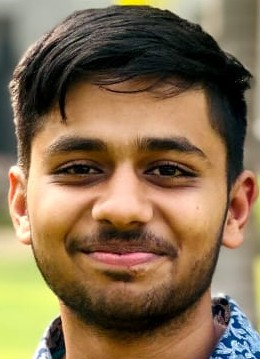
#> input picture STYLEAURA_1/skin-tone-detection/test_images/face1.jpg, 260 x 359 px; its folder holds only this picture in this run
$ python test_multiple_images.py
#> lines starting #> are read from the running program, lines starting #| are printed output that depends on the picture
### STYLEAURA_1/skin-tone-detection/src/skin_tone_detector.py
"""
Skin Tone Detection Pipeline
============================
This script:
1. Loads a face image
2. Detects the face region using OpenCV Haar Cascade
3. Extracts skin pixels using the trained ML model
4. Classifies skin tone as Light/Medium/Dark
5. Displays the result
"""

import cv2
import numpy as np
import pickle
import pandas as pd
from pathlib import Path
import warnings
warnings.filterwarnings('ignore')  # Suppress sklearn warnings for cleaner output


class SkinToneDetector:
    """
    A class to detect skin tone from face images.
    """

    def __init__(self, model_path="models/skin_classifier.pkl"):
        """
        Initialize the detector by loading the trained model.

        Args:
            model_path: Path to the trained skin classifier model
        """
        # Load the trained model
        with open(model_path, "rb") as f:
            self.model = pickle.load(f)

        # Initialize OpenCV Haar Cascade face detection
        # This is built-in with OpenCV, no extra dependencies needed
        cascade_path = cv2.data.haarcascades + 'haarcascade_frontalface_default.xml'
        self.face_cascade = cv2.CascadeClassifier(cascade_path)

        if self.face_cascade.empty():
            raise RuntimeError("Could not load Haar Cascade classifier. OpenCV installation may be incomplete.")

        print("[OK] Skin Tone Detector initialized successfully!")

    def detect_face(self, image):
        """
        Detect face region in the image using OpenCV Haar Cascade.

        Args:
            image: Input image (BGR format from OpenCV)

        Returns:
            face_region: Cropped face region (BGR format)
            face_bbox: Bounding box coordinates (x, y, width, height)
        """
        # Convert to grayscale for face detection
        gray = cv2.cvtColor(image, cv2.COLOR_BGR2GRAY)

        # Detect faces using Haar Cascade
        faces = self.face_cascade.detectMultiScale(
            gray,
            scaleFactor=1.1,      # Scale factor for image pyramid
            minNeighbors=5,       # Minimum neighbors for detection
            minSize=(30, 30)      # Minimum face size
        )

        if len(faces) == 0:
            raise ValueError("No face detected in the image! Try a different image with a clearer face.")

        # Use the largest detected face (most likely the main subject)
        faces = sorted(faces, key=lambda f: f[2] * f[3], reverse=True)
        x, y, width, height = faces[0]

        # Get image dimensions for bounds checking
        h, w = image.shape[:2]

        # Ensure coordinates are within image bounds
        x = max(0, x)
        y = max(0, y)
        width = min(width, w - x)
        height = min(height, h - y)

        # Crop face region
        face_region = image[y:y+height, x:x+width]

        print(f"[OK] Face detected at: x={x}, y={y}, width={width}, height={height}")

        return face_region, (x, y, width, height)

    def extract_skin_pixels(self, face_image):
        """
        Extract skin pixels from face region using the trained ML model.

        Args:
            face_image: Face region image (BGR format)

        Returns:
            skin_pixels: Array of skin pixel RGB values
        """
        # Convert BGR to RGB (OpenCV uses BGR, but our model was trained on RGB)
        rgb_image = cv2.cvtColor(face_image, cv2.COLOR_BGR2RGB)

        # Reshape image to list of pixels
        pixels = rgb_image.reshape(-1, 3)

        # Convert entire RGB image to HSV at once (much faster than pixel-by-pixel)
        # Reshape back to image shape for cv2.cvtColor, then reshape again
        hsv_image = cv2.cvtColor(rgb_image, cv2.COLOR_RGB2HSV)
        hsv_pixels = hsv_image.reshape(-1, 3)

        # Convert to DataFrame to match training format (prevents sklearn warnings)
        hsv_df = pd.DataFrame(hsv_pixels, columns=['H', 'S', 'V'])

        # Predict which pixels are skin (label 1 = skin, 2 = non-skin)
        predictions = self.model.predict(hsv_df)

        # Extract only skin pixels (where prediction == 1)
        skin_mask = predictions == 1
        skin_pixels = pixels[skin_mask]

        print(f"[OK] Extracted {len(skin_pixels)} skin pixels from {len(pixels)} total pixels")

        return skin_pixels

    def classify_skin_tone(self, skin_pixels):
        """
        Classify skin tone as Light, Medium, or Dark using improved multi-feature approach.

        IMPROVEMENTS:
        1. Uses all HSV features (H, S, V) instead of just brightness
        2. Weighted scoring system for better accuracy
        3. Improved confidence calculation based on feature consistency

        Args:
            skin_pixels: Array of skin pixel RGB values

        Returns:
            tone: String classification ("Light", "Medium", or "Dark")
            confidence: Confidence score (0-1)
            avg_v: Average brightness value for reference
        """
        if len(skin_pixels) == 0:
            raise ValueError("No skin pixels found!")

        # Convert skin pixels to HSV efficiently
        num_pixels = len(skin_pixels)
        rgb_reshaped = skin_pixels.reshape(1, num_pixels, 3).astype(np.uint8)
        hsv_reshaped = cv2.cvtColor(rgb_reshaped, cv2.COLOR_RGB2HSV)
        hsv_values = hsv_reshaped.reshape(num_pixels, 3)

        # Extract all HSV features
        h_values = hsv_values[:, 0]  # Hue (0-179)
        s_values = hsv_values[:, 1]  # Saturation (0-255)
        v_values = hsv_values[:, 2]  # Value/Brightness (0-255)

        # Calculate statistics
        avg_h = np.mean(h_values)
        avg_s = np.mean(s_values)
        avg_v = np.mean(v_values)
        std_v = np.std(v_values)  # Standard deviation for consistency check

        # IMPROVED CLASSIFICATION: Multi-feature weighted scoring

        # Score for each category (higher = more likely)
        light_score = 0
        medium_score = 0
        dark_score = 0

        # 1. PRIMARY FEATURE: Brightness (V) - 70% weight
        # Use overlapping ranges for better boundary handling
        # Light: V > 175 (with transition zone 175-190)
        # Medium: 90 <= V <= 190 (wider range with transitions)
        # Dark: V < 110 (with transition zone 90-110)

        # Light scoring (V > 175, peak at V > 190)
        if avg_v > 175:
            if avg_v > 190:
                light_score += 0.7 * 1.0  # Clearly light
            else:
                # Transition zone 175-190: decreasing light score
                light_score += 0.7 * ((avg_v - 175) / 15)
                # Also give some medium score in transition
                medium_score += 0.7 * ((190 - avg_v) / 15) * 0.6

        # Medium scoring (90 <= V <= 190, peak at V = 145)
        if 90 <= avg_v <= 190:
            if 120 <= avg_v <= 170:
                # Core medium range (peak at 145)
                medium_score += 0.7 * (1.0 - abs(avg_v - 145) / 50)
            elif avg_v < 120:
                # Lower transition (90-120)
                medium_score += 0.7 * ((avg_v - 90) / 30)
            elif 170 < avg_v <= 190:
                # Upper transition (170-190) - also give medium score
                medium_score += 0.7 * ((190 - avg_v) / 20) * 0.8

        # Dark scoring (V < 110, peak at V < 90)
        if avg_v < 110:
            if avg_v < 90:
                dark_score += 0.7 * 1.0  # Clearly dark
            else:
                # Transition zone 90-110: decreasing dark score
                dark_score += 0.7 * ((110 - avg_v) / 20)
                # Also give some medium score in transition
                medium_score += 0.7 * ((avg_v - 90) / 20) * 0.5

        # 2. SECONDARY FEATURE: Saturation (S) - 20% weight
        # Higher saturation often indicates more defined skin tone
        saturation_factor = avg_s / 255.0

        # Add saturation boost to the category with highest brightness score
        if light_score >= medium_score and light_score >= dark_score:
            light_score += 0.2 * saturation_factor
        elif medium_score >= light_score and medium_score >= dark_score:
            medium_score += 0.2 * saturation_factor
        else:
            dark_score += 0.2 * saturation_factor

        # 3. CONSISTENCY CHECK: Standard deviation - 10% weight
        # Lower std = more consistent skin tone = higher confidence
        consistency = 1.0 - min(1.0, std_v / 50.0)  # Normalize std (typical range 0-50)
        if light_score > medium_score and light_score > dark_score:
            light_score += 0.1 * consistency
        elif medium_score > light_score and medium_score > dark_score:
            medium_score += 0.1 * consistency
        else:
            dark_score += 0.1 * consistency

        # Determine classification
        scores = {
            'Light': light_score,
            'Medium': medium_score,
            'Dark': dark_score
        }

        tone = max(scores, key=scores.get)
        max_score = scores[tone]

        # Calculate confidence based on:
        # 1. How much the winning score exceeds others
        # 2. Consistency of brightness (lower std = higher confidence)
        second_best = sorted(scores.values(), reverse=True)[1]
        score_margin = max_score - second_best

        # Confidence combines score margin and consistency
        confidence = min(1.0, (max_score * 0.7 + score_margin * 2.0 * 0.3))

        # Boost confidence if brightness is very consistent
        if std_v < 15:  # Very consistent skin tone
            confidence = min(1.0, confidence * 1.2)

        print(f"[OK] Average HSV: H={avg_h:.1f}, S={avg_s:.1f}, V={avg_v:.2f}")
        print(f"[OK] Scores - Light: {light_score:.3f}, Medium: {medium_score:.3f}, Dark: {dark_score:.3f}")

        return tone, confidence, avg_v

    def process_image(self, image_path):
        """
        Complete pipeline: Load image, detect face, extract skin, classify tone.

        Args:
            image_path: Path to the input image

        Returns:
            result: Dictionary with classification results
        """
        print(f"\n{'='*50}")
        print(f"Processing: {image_path}")
        print(f"{'='*50}\n")

        # Step 1: Load image
        print("Step 1: Loading image...")
        image = cv2.imread(image_path)
        if image is None:
            raise ValueError(f"Could not load image from {image_path}")
        print("[OK] Image loaded successfully")

        # Step 2: Detect face
        print("\nStep 2: Detecting face...")
        face_region, face_bbox = self.detect_face(image)

        # Step 3: Extract skin pixels
        print("\nStep 3: Extracting skin pixels using ML model...")
        skin_pixels = self.extract_skin_pixels(face_region)

        # Step 4: Classify skin tone
        print("\nStep 4: Classifying skin tone...")
        tone, confidence, avg_v = self.classify_skin_tone(skin_pixels)

        # Prepare result
        result = {
            "skin_tone": tone,
            "confidence": confidence,
            "avg_v": avg_v,  # Average brightness value for analysis
            "face_bbox": face_bbox,
            "num_skin_pixels": len(skin_pixels)
        }

        return result, image, face_region


# [63 lines left out: function main, not called in this run]


# [2 lines that do not run on import are left out]

### STYLEAURA_1/skin-tone-detection/src/test_multiple_images.py
"""
Test Script for Multiple Images
================================
This script processes all images in test_images/ folder
and saves results to a CSV file for analysis.
"""

from skin_tone_detector import SkinToneDetector
from pathlib import Path
import csv
import sys


def test_all_images():
    """
    Process all images in test_images/ folder and save results.
    """
    print("="*60)
    print("BATCH TESTING - Skin Tone Detection")
    print("="*60)

    # Initialize detector once (more efficient)
    print("\nInitializing detector...")
    detector = SkinToneDetector()
#> (reads STYLEAURA_1/skin-tone-detection/models/skin_classifier.pkl from the repository)

    # Find all images
    test_dir = Path("test_images")
    if not test_dir.exists():
        print("ERROR: test_images/ directory not found!")
        return

    image_extensions = [".jpg", ".jpeg", ".png", ".bmp"]
    image_files = []
    for ext in image_extensions:
        image_files.extend(list(test_dir.glob(f"*{ext}")))
        image_files.extend(list(test_dir.glob(f"*{ext.upper()}")))

    if not image_files:
        print("ERROR: No images found in test_images/ directory!")
        return

    print(f"\nFound {len(image_files)} image(s) to process\n")

    # Process each image
    results = []
    successful = 0
    failed = 0

    for i, img_file in enumerate(image_files, 1):
        print(f"\n[{i}/{len(image_files)}] Processing: {img_file.name}")
        print("-" * 60)

        try:
            result, _, _ = detector.process_image(str(img_file))
#> in process_image, image is the input picture: shape (359, 260, 3); mean B, G, R 80.3, 109.5, 132.9
#> in detect_face, `gray = cv2.cvtColor(image, cv2.COLOR_BGR2GRAY)`:
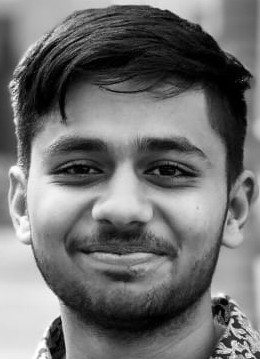
#> gray: shape (359, 260); min 0, max 255, mean 113.2
#> in detect_face, `faces = self.face_cascade.detectMultiScale( gray, scaleFactor=1.1,`: faces = [[15, 80, 225, 225]]
#> in detect_face, `x, y, width, height = faces[0]`: x = 15; y = 80; width = 225
#> in detect_face, `face_region = image[y:y+height, x:x+width]`:
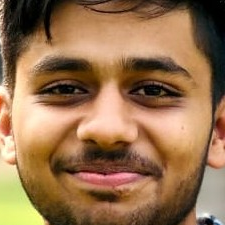
#> face_region: shape (225, 225, 3); mean B, G, R 79.1, 113.6, 150.6
#| [OK] Face detected at: x=15, y=80, width=225, height=225
#> in process_image, `face_region, face_bbox = self.detect_face(image)`: face_bbox = (15, 80, 225, 225)
#> in extract_skin_pixels, `hsv_image = cv2.cvtColor(rgb_image, cv2.COLOR_RGB2HSV)`: hsv_image: shape (225, 225, 3); mean H, S, V 18.4, 133, 151.4
#> in extract_skin_pixels, `hsv_df = pd.DataFrame(hsv_pixels, columns=['H', 'S', 'V'])`: hsv_df = table of 50625 rows and 3 columns
#> in extract_skin_pixels, `skin_pixels = pixels[skin_mask]`: skin_pixels = 495 rows, first 8: [5, 3, 4], [9, 7, 8], [7, 5, 6], [2, 0, 1], [6, 4, 5], [3, 1, 2], [4, 2, 3], [4, 2, 3]
#| [OK] Extracted 495 skin pixels from 50625 total pixels
#> in classify_skin_tone, `num_pixels = len(skin_pixels)`: num_pixels = 495
#> in classify_skin_tone, `rgb_reshaped = skin_pixels.reshape(1, num_pixels, 3).astype(np.uint8)`: rgb_reshaped has the same summary as skin_pixels in extract_skin_pixels
#> in classify_skin_tone, `hsv_reshaped = cv2.cvtColor(rgb_reshaped, cv2.COLOR_RGB2HSV)`: hsv_reshaped = 495 rows, first 8: [165, 102, 5], [165, 57, 9], [165, 73, 7], [165, 255, 2], [165, 85, 6], [165, 170, 3], [165, 128, 4], [165, 128, 4]
#> in classify_skin_tone, `hsv_values = hsv_reshaped.reshape(num_pixels, 3)`: hsv_values has the same summary as hsv_reshaped
#> in classify_skin_tone, `h_values = hsv_values[:, 0]`: h_values = 495 values, max 179 at index 48, min 95 at index 421, mean 165.9
#> in classify_skin_tone, `s_values = hsv_values[:, 1]`: s_values = 495 values, max 255 at index 3, min 3 at index 392, mean 98.45
#> in classify_skin_tone, `v_values = hsv_values[:, 2]`: v_values = 495 values, max 255 at index 132, min 2 at index 3, mean 172.5
#> in classify_skin_tone, `avg_h = np.mean(h_values)`: avg_h = 165.9
#> in classify_skin_tone, `avg_s = np.mean(s_values)`: avg_s = 98.45
#> in classify_skin_tone, `avg_v = np.mean(v_values)`: avg_v = 172.5
#> in classify_skin_tone, `std_v = np.std(v_values)`: std_v = 78.57
#> in classify_skin_tone, `medium_score += 0.7 * ((190 - avg_v) / 20) * 0.8`: medium_score = 0.49
#> in classify_skin_tone, `saturation_factor = avg_s / 255.0`: saturation_factor = 0.386
#> in classify_skin_tone, `medium_score += 0.2 * saturation_factor`: medium_score = 0.568
#> in classify_skin_tone, `consistency = 1.0 - min(1.0, std_v / 50.0)`: consistency = 0
#> in classify_skin_tone, `scores = { 'Light': light_score, 'Medium': medium_score, 'Dark': dark_..`: scores = {'Light': 0, 'Medium': 0.568, 'Dark': 0}
#> in classify_skin_tone, `tone = max(scores, key=scores.get)`: tone = 'Medium'
#> in classify_skin_tone, `max_score = scores[tone]`: max_score = 0.568
#> in classify_skin_tone, `second_best = sorted(scores.values(), reverse=True)[1]`: second_best = 0
#> in classify_skin_tone, `score_margin = max_score - second_best`: score_margin = 0.568
#> in classify_skin_tone, `confidence = min(1.0, (max_score * 0.7 + score_margin * 2.0 * 0.3))`: confidence = 0.738
#| [OK] Average HSV: H=165.9, S=98.5, V=172.48
#| [OK] Scores - Light: 0.000, Medium: 0.568, Dark: 0.000
#> in process_image, `tone, confidence, avg_v = self.classify_skin_tone(skin_pixels)`: tone = 'Medium'; confidence = 0.738; avg_v = 172.5
#> in process_image, `result = { "skin_tone": tone, "confidence": confidence, "avg_v": avg_v..`: result = {'skin_tone': 'Medium', 'confidence': 0.738, 'avg_v': 172.5, 'face_bbox': (15, 80, 225, 225), 'num_skin_pixels': 495}

            results.append({
                'image': img_file.name,
                'skin_tone': result['skin_tone'],
                'confidence': f"{result['confidence']:.2%}",
                'avg_brightness': f"{result.get('avg_v', 'N/A')}",
                'skin_pixels': result['num_skin_pixels'],
                'status': 'Success'
            })

            successful += 1
            print(f"[OK] Success: {result['skin_tone']} ({result['confidence']:.2%} confidence)")
#| [OK] Success: Medium (73.79% confidence)

        except Exception as e:
            results.append({
                'image': img_file.name,
                'skin_tone': 'N/A',
                'confidence': 'N/A',
                'avg_brightness': 'N/A',
                'skin_pixels': 'N/A',
                'status': f'Error: {str(e)}'
            })

            failed += 1
            print(f"[X] Failed: {str(e)}")

    # Save results to CSV
    output_file = "test_results.csv"
    with open(output_file, 'w', newline='', encoding='utf-8') as f:
        fieldnames = ['image', 'skin_tone', 'confidence', 'avg_brightness', 'skin_pixels', 'status']
        writer = csv.DictWriter(f, fieldnames=fieldnames)
        writer.writeheader()
        writer.writerows(results)

    # Print summary
    print("\n" + "="*60)
    print("TEST SUMMARY")
    print("="*60)
    print(f"Total images processed: {len(image_files)}")
    print(f"Successful: {successful}")
    print(f"Failed: {failed}")
    print(f"\nResults saved to: {output_file}")

    # Show distribution of skin tones
    if successful > 0:
        tones = [r['skin_tone'] for r in results if r['status'] == 'Success']
#> tones = ['Medium']
        print(f"\nSkin Tone Distribution:")
        print(f"  Light:   {tones.count('Light')}")
#|   Light:   0
        print(f"  Medium:  {tones.count('Medium')}")
#|   Medium:  1
        print(f"  Dark:    {tones.count('Dark')}")
#|   Dark:    0

    print("="*60)


if __name__ == "__main__":
    try:
        test_all_images()
    except KeyboardInterrupt:
        print("\n\nTest interrupted by user.")
        sys.exit(1)
    except Exception as e:
        print(f"\n\nUnexpected error: {str(e)}")
        sys.exit(1)
